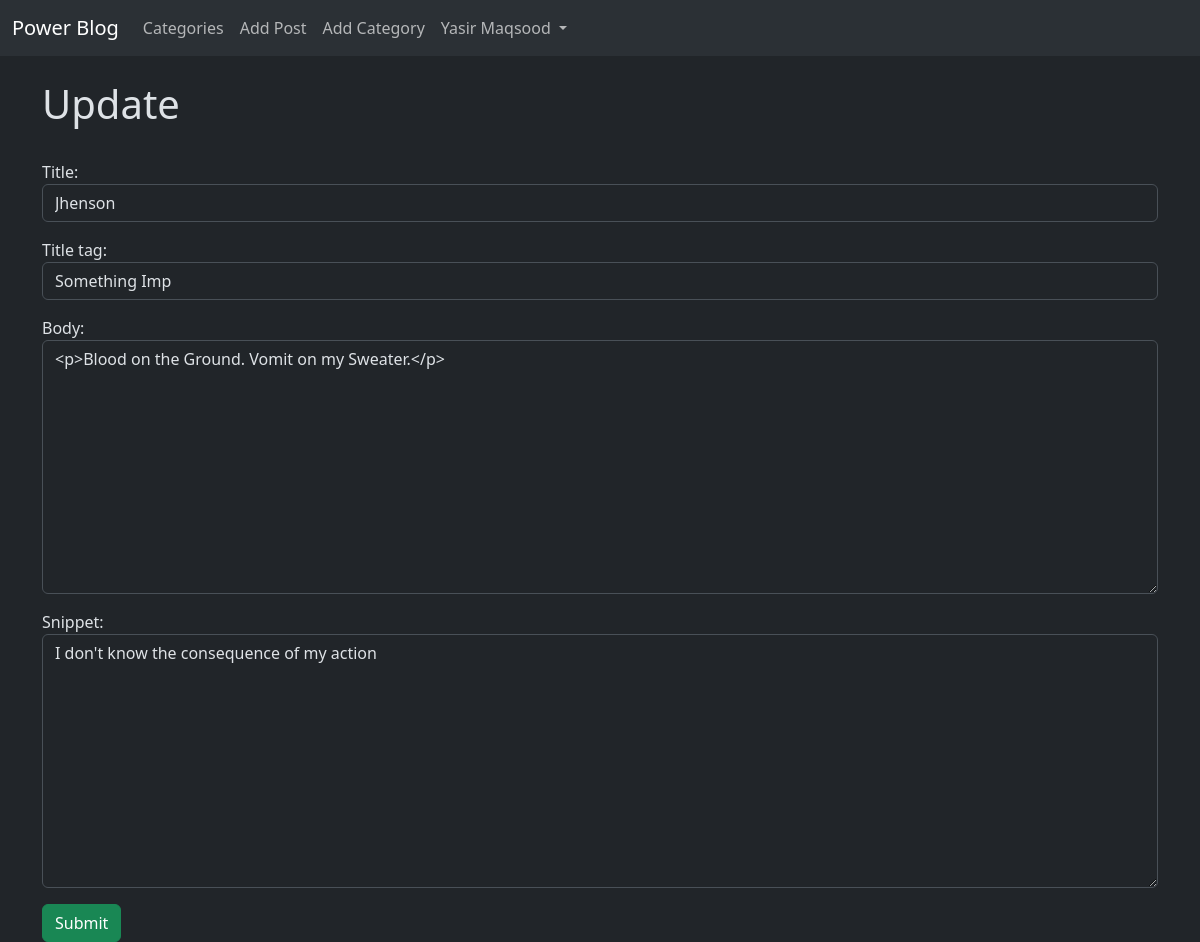
The page /article/edit/7 (signed in) on the database its author committed.
### theblog/models.py (models this page shows, shortened)
class Post(models.Model):
    title = models.CharField(max_length = 255)
    header_image = models.ImageField(null=True, blank=True, upload_to="images/")
    title_tag = models.CharField(max_length = 255)
    author = models.ForeignKey(User, on_delete=models.CASCADE)
    body = RichTextField(blank=True, null=True)
    post_date = models.DateField(auto_now_add=True)
    category = models.CharField(max_length=255, default='Abstract')
    snippet = models.CharField(max_length=255, default='Click to look inside. Meow!')
    likes = models.ManyToManyField(User, related_name='blog_posts')

### theblog/views.py (the view)
# urls.py: path('article/edit/<int:pk>', UpdatePostView.as_view(), name= "update_post"),
class UpdatePostView(UpdateView):
    cache_page = CACHE_TTL
    model = Post
    form_class = EditForm
    template_name = 'update_post.html'

### theblog/forms.py
class EditForm(forms.ModelForm):
    class Meta:
        model = Post
        fields = ('title', 'title_tag', 'body', 'snippet')
        widgets = {
            'title' : forms.TextInput(attrs = {'class': 'form-control', 'placeholder': 'Add a Title'}),
            'title_tag' : forms.TextInput(attrs = {'class': 'form-control'}),
            'body' : forms.Textarea(attrs = {'class': 'form-control'}),
            'snippet' : forms.Textarea(attrs = {'class': 'form-control'}),
        }

### theblog/templates/update_post.html (shortened to what this page needs)
{% extends 'base.html'%}
{% block content %}
{% if user.is_authenticated %}
    {% if user.id == post.author.id %}
        <h1>Update</h1>
        <br>
        <div class="form-group">
            <form method="post">
                {{ form.as_p }}
                <button type="submit" class="btn btn-success">Submit</button>
            </form>
        </div>
    {% else %}
        <h1>Incorrect User</h1>
    {% endif %}
{% else %}
<h1>Not Logged In</h1>
{% endif %}
{% endblock %}

### theblog/templates/base.html (shortened to what this page needs)
<!doctype html>
<html lang="en" data-bs-theme="dark">
<head>
  <link href="https://cdn.jsdelivr.net/npm/bootstrap@5.3.1/dist/css/bootstrap.min.css" rel="stylesheet"
>
</head>
<body>
  <nav class="navbar navbar-expand-lg bg-body-tertiary">
    <div class="container-fluid">
      <a class="navbar-brand" href="{% url 'home' %}">Power Blog</a>
      <div class="collapse navbar-collapse" id="navbarNavDropdown">
        <ul class="navbar-nav mr-auto">
          {% if cat_menu %}
          <li class="nav-item dropdown">
            <a class="nav-link dropdown-toggle" href="#" role="button" data-bs-toggle="dropdown" aria-expanded="false">
              Categories
            </a>
            <ul class="dropdown-menu">
              {% for category in cat_menu %}
              <li><a class="dropdown-item" href="{%url 'category' category|slugify%}">{{ category }}</a></li>
              {% endfor %}
            </ul>
          </li>
          {% else %}
          <li class="nav-item">
            <a class="nav-link" href="{% url 'category-list' %}">Categories</a>
          </li>
          {% endif %}
          {% if user.is_authenticated %}
          <li class="nav-item">
            <a class="nav-link" href="{% url 'add_post' %}">Add Post</a>
          </li>
          <li class="nav-item">
            <a class="nav-link" href="{% url 'add_category' %}">Add Category</a>
          </li>
          {% endif %}
        </ul>
        <ul class="navbar-nav ml-auto">
          {% if user.is_authenticated %}
          <li class="nav-item dropdown">
            <a class="nav-link dropdown-toggle" href="#" role="button" data-bs-toggle="dropdown" aria-expanded="false">
              {{ user.first_name }} {{ user.last_name }}
            </a>
          </li>
          {% endif %}
          <li class="nav-item">
          </li>
        </ul>
      </div>
    </div>
  </nav>
  <br>
  <div class="container">
    {% block content %}
    {% endblock %}
  </div>
</body>
</html>

### rows shown on the page
Post: title "Jhenson", title_tag "Something Imp", body "<p>Blood on the Ground. Vomit on my Sweater.</p>", snippet "I don't know the consequence of my action"

### other values the page prints
{{ user.first_name }} "Yasir"
{{ user.last_name }} "Maqsood"
